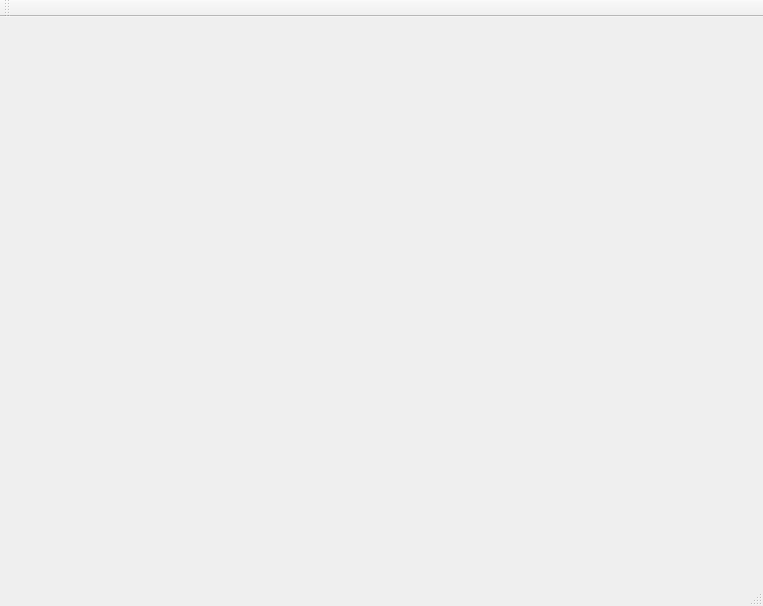
<?xml version="1.0" encoding="UTF-8"?>
<ui version="4.0">
 <class>MainWindow</class>
 <widget class="QMainWindow" name="MainWindow">
  <property name="geometry">
   <rect>
    <x>0</x>
    <y>0</y>
    <width>763</width>
    <height>606</height>
   </rect>
  </property>
  <property name="windowTitle">
   <string>MainWindow</string>
  </property>
  <widget class="QWidget" name="centralWidget"/>
  <widget class="QMenuBar" name="menuBar">
   <property name="geometry">
    <rect>
     <x>0</x>
     <y>0</y>
     <width>763</width>
     <height>21</height>
    </rect>
   </property>
  </widget>
  <widget class="QToolBar" name="mainToolBar">
   <attribute name="toolBarArea">
    <enum>TopToolBarArea</enum>
   </attribute>
   <attribute name="toolBarBreak">
    <bool>false</bool>
   </attribute>
  </widget>
  <widget class="QStatusBar" name="statusBar"/>
 </widget>
 <layoutdefault spacing="6" margin="11"/>
 <resources/>
 <connections/>
</ui>
